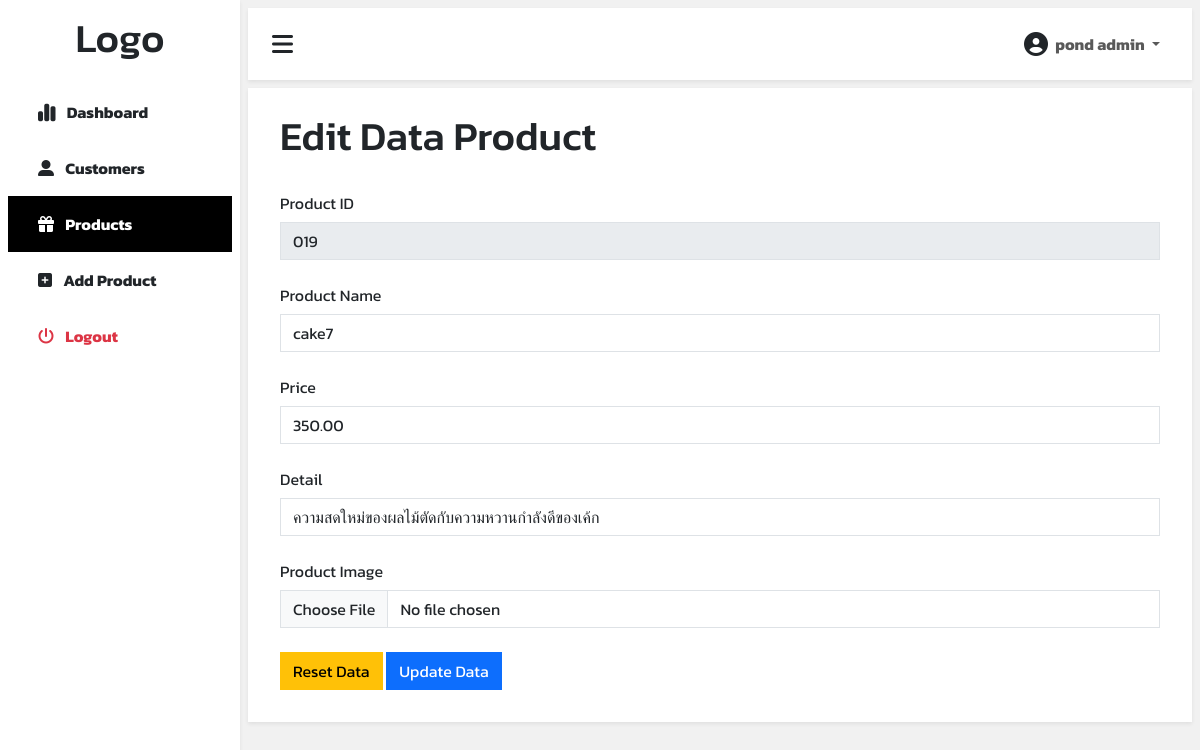
Screenshot of /editdataproduct.php?product_id=019 (signed in) with the database file from the repository.
### tables this page shows
CREATE TABLE `products` (
  `product_id` int(3) UNSIGNED ZEROFILL NOT NULL,
  `product_name` varchar(255) NOT NULL,
  `detail` text NOT NULL,
  `price` float(8,2) NOT NULL,
  `image` varchar(255) NOT NULL
);

### editdataproduct.php (the view, shortened to what this page needs)
<?php
    if (!$_SESSION['userid']) {
        header("Location: index.php");
    } elseif ($_SESSION['userlevel'] == 'm'){
        header("Location: userpage.php");
    } else {
        require('dbconnect.php');
        $id = $_GET["product_id"];
        $sql = "SELECT * FROM products WHERE product_id = $id";
        $result = mysqli_query($conn, $sql);
        $row = mysqli_fetch_assoc($result);
?>
<!DOCTYPE html>
<html lang="en">
<head>
    <link href="https://cdn.jsdelivr.net/npm/bootstrap@5.3.3/dist/css/bootstrap.min.css" rel="stylesheet"
>
    <link rel="stylesheet" href="https://cdnjs.cloudflare.com/ajax/libs/font-awesome/6.5.1/css/all.min.css"
 />
    <link rel="stylesheet" href="style1.css">
</head>
<body>
<div class="d-flex" id="wrapper">
        <div class="bg-white shadow-sm" id="sidebar-wrapper">
            <div class="sidebar-heading text-center">
                <h1>Logo</h1>
            </div>
            <div>
                <div class="list-group list-group-flush px-2">
                    <a href="adminpage.php" class="list-group-item list-group-item-action py-3 fw-bold ">
                        <i class="fa-solid fa-chart-simple fa-lg me-2"></i>
                        Dashboard
                    </a>
                </div>
                <div class="list-group list-group-flush px-2">
                    <a href="customer.php" class="list-group-item list-group-item-action py-3 fw-bold">
                        <i class="fa-solid fa-user-large me-2"></i>
                        Customers
                    </a>
                </div>
                <div class="list-group list-group-flush px-2">
                    <a href="products.php" class="list-group-item list-group-item-action py-3 fw-bold bg-black active">
                        <i class="fas fa-gift me-2"></i>
                        Products
                    </a>
                </div>
                <div class="list-group list-group-flush px-2">
                    <a href="addproduct.php" class="list-group-item list-group-item-action py-3 fw-bold">
                        <i class="fa-solid fa-square-plus me-2"></i>
                        Add Product
                    </a>
                </div>
                <div class="list-group list-group-flush px-2">
                    <a onclick="logout()" class="pe-auto list-group-item list-group-item-action py-3 fw-bold text-danger">
                        <i class="fas fa-power-off me-2"></i>
                        Logout
                    </a>
                </div>
            </div>
        </div>
        <div class="page-content-wrapper m-2 w-100">
            <nav class="navbar navbar-expand-lg navbar-light bg-white py-3 px-4 shadow-sm mb-2">
                <div class="d-flex align-items-center">
                    <i class="fa-solid fa-bars fa-xl" id="menu-toggle"></i>
                </div>
                <div class="collapse navbar-collapse" id="navbarSupportedContent">
                    <ul class="navbar-nav ms-auto mb-2 mb-lg-0">
                        <li class="nav-item dropdown">
                            <a href="" class="nav-link dropdown-toggle secend-text fw-bold" id="navbarDropdown"
                                role="button" data-bs-toggle="dropdown" aria-expanded="false">
                                <i class="fa-solid fa-circle-user fa-xl me-1 text-dark"></i>
                                <?php echo $_SESSION['user']; ?>
                            </a>
                        </li>
                    </ul>
                </div>
            </nav>
            <div class="container-fluid p-0">
                <div class="bg-white shadow-sm p-2">
                    <div class="px-4 pt-3">
                        <h1 class="mb-4">Edit Data Product</h1>
                        <form action="updatedataproduct.php" method="post">
                            <div class="mb-3">
                                <label for="product_id" class="col-form-label">Product ID</label>
                                <input type="text" disabled value="<?php echo $row["product_id"]; ?>" class="form-control rounded-0 disabled" name="product_id" required>
                            </div>
                            <div class="mb-3">
                                <label for="product_name" class="col-form-label">Product Name</label>
                                <input type="text" value="<?php echo $row["product_name"]; ?>" class="form-control rounded-0" name="product_name" id="product_name" required>
                            </div>
                            <div class="mb-3">
                                <label for="price" class="col-form-label">Price</label>
                                <input type="number" value="<?php echo $row["price"]; ?>" min="1" name="price" class="form-control rounded-0" id="price" required>
                            </div>
                            <div class="mb-3">
                                <label for="detail" class="col-form-label">Detail</label>
                                <input type="text" value="<?php echo $row["detail"]; ?>" name="detail" class="form-control rounded-0" id="detail" required>
                            </div>
                            <div class="mb-3">
                                <label for="image" class="col-form-label">Product Image</label>
                                <input type="file" value="" name="image" accept=".jpg, .jpeg, .png" class="form-control rounded-0" id="image" required>
                            </div>
                            <div class="my-4">
                                <input type="reset" class="btn btn-warning rounded-0" value="Reset Data">
                                <input type="submit" class="btn btn-primary rounded-0" value="Update Data">
                            </div>
                        </form>
                    </div>
                </div>
            </div>
        </div>
    </div>
    <?php } ?>
</body>
</html>

### style1.css (style rules this page uses)
* { box-sizing: border-box; padding: 0%; margin: 0%; font-family: "Kanit", sans-serif; }
body { background-color: #f1f1f1; }
#wrapper { overflow-x: hidden; }
#sidebar-wrapper { min-height: 100vh; }
#sidebar-wrapper .sidebar-heading { padding: 0.875rem 1.25rem; font-size: 1.2rem; }
#sidebar-wrapper .list-group { width: 15rem; }
#menu-toggle { cursor: pointer; }
.list-group-item { border: none; padding: 20px 30px; }
.list-group-item.active { background-color: transparent; font-weight: bold; border: none; }
@media (min-width: 768px) { #sidebar-wrapper { margin-left: 0; } }

### rows the page displays
products: product_id "019", product_name "cake7", price "350.00", detail "ความสดใหม่ของผลไม้ตัดกับความหวานกำลังดีของเค้ก"

### other values shown
$_SESSION['user'] "pond admin"
